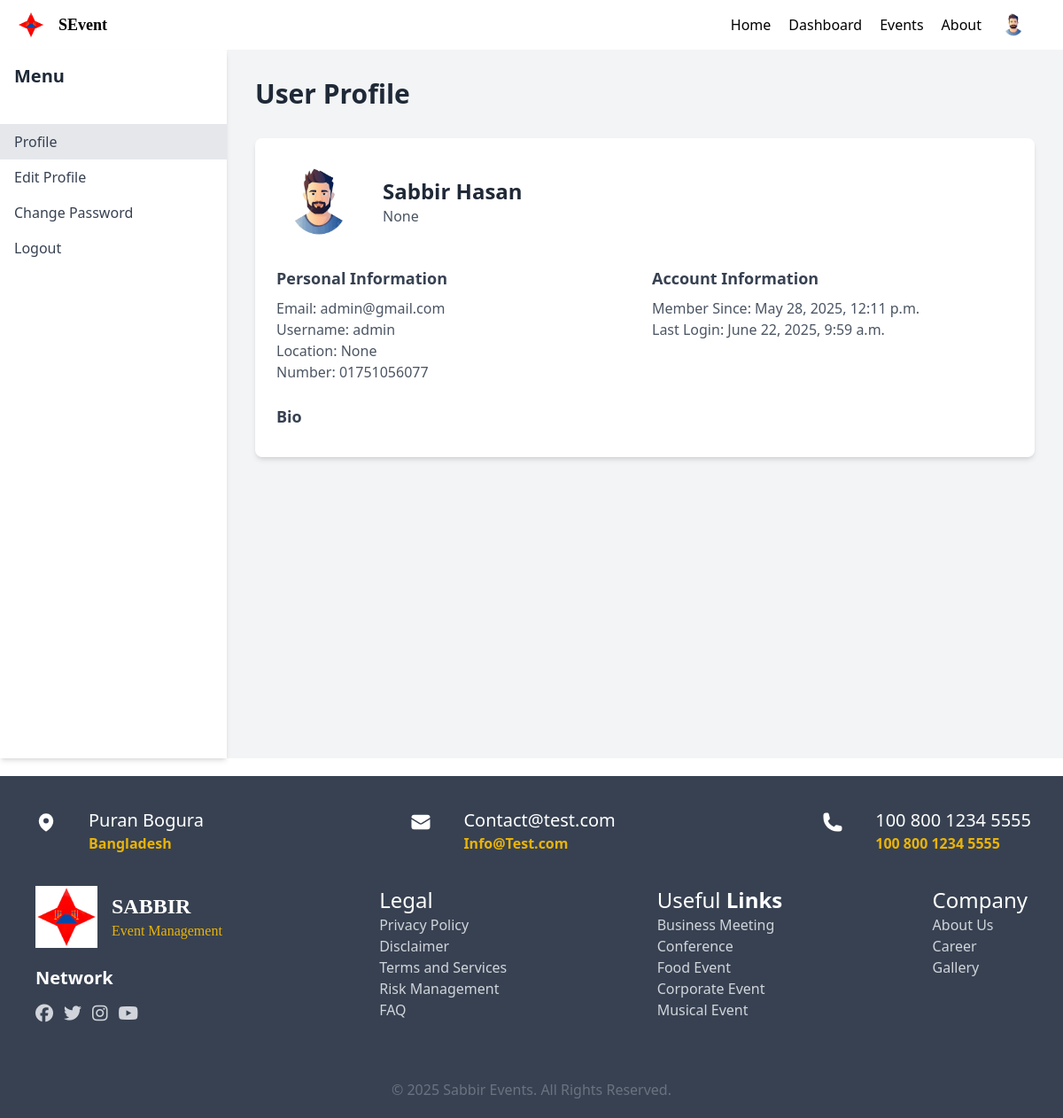
The app's page /users/profile/ (signed in) with its own data.
### users/models.py (models this page shows, shortened)
class CustomUser(AbstractUser):
    bio = models.TextField(blank=True)
    location = models.CharField(max_length=200, blank=True, null=True)
    profession = models.CharField(max_length=200, blank=True, null=True)
    profile_image = models.ImageField(
        upload_to="profile_images",
        default="default.png",
        blank=True
    )
    phone_number = models.CharField(
        max_length=11,
        validators=[
            RegexValidator(
                regex=r'^\+?1?\d{9,15}$',
                message="Phone number must be entered in the format: '+88'. Up to 11 digits allowed."
            )
        ]
    )

### users/views.py (the view)
# urls.py: path('profile/', ProfileView.as_view(), name='profile'),
class ProfileView(LoginRequiredMixin,TemplateView):
    template_name = "accounts/profile.html"
    login_url = "login"
    def get_context_data(self, **kwargs):
        context = super().get_context_data(**kwargs)
        user = self.request.user
        context['username'] = user.username
        context['email'] = user.email
        context['name'] = user.get_full_name()
        context['member_since'] = user.date_joined
        context['last_login'] = user.last_login
        context['bio'] = user.bio
        context['location'] = user.location
        context['profession'] = user.profession
        context['profile_image'] = user.profile_image
        context['phone_number'] = user.phone_number
        return context

### users/templates/accounts/profile.html (shortened to what this page needs)
{% extends "base.html" %}
{% block content %}
  <div class="bg-gray-100">
    <div class="flex min-h-screen">
      <aside class="w-64 bg-white shadow-md">
        <div class="p-4">
          <h2 class="text-xl font-semibold text-gray-800">Menu</h2>
        </div>
        <nav class="mt-6">
          <a
            href="#"
            class="block py-2 px-4 text-gray-700 bg-gray-200 hover:bg-gray-300"
            >Profile</a
          >
          <a href="{% url "edit_profile" %}" class="block py-2 px-4 text-gray-700 hover:bg-gray-200"
            >Edit Profile</a
          >
          <a href="{% url "change_password" %}" class="block py-2 px-4 text-gray-700 hover:bg-gray-200"
            >Change Password</a
          >
          <form action="{% url "logout" %}" method="POST" class="block py-2 px-4 text-gray-700 hover:bg-gray-200">
            <button>Logout</button>
          </form>
        </nav>
      </aside>
      <main class="flex-1 p-8">
        <h1 class="text-3xl font-bold text-gray-800 mb-8">User Profile</h1>
        <div class="bg-white shadow-md rounded-lg p-6">
          <div class="flex items-center mb-6">
            <div>
              {% if profile_image %}
              <img src=" {{profile_image.url}} " alt="Profile Picture" srcset=""
              class="w-24 h-24 rounded-full object-cover mr-6"
              >
              {% else %}
              <img
              src="https://png.pngtree.com/png-clipart/20231019/original/pngtree-user-profile-avatar-png-image_13369988.png"
              alt="User Avatar"
              class="w-24 h-24 rounded-full object-cover mr-6"
             />
              {% endif %}
            </div>
            <div>
              <h2 class="text-2xl font-semibold text-gray-800">{{name}}</h2>
              <p class="text-gray-600"> {{profession}} </p>
            </div>
          </div>
          <div class="grid grid-cols-1 md:grid-cols-2 gap-4">
            <div>
              <h3 class="text-lg font-semibold text-gray-700 mb-2">
                Personal Information
              </h3>
              <p class="text-gray-600">
                <span class="font-medium">Email:</span> {{email}}
              </p>
              <p class="text-gray-600">
                <span class="font-medium">Username:</span> {{username}}
              </p>
              <p class="text-gray-600">
                <span class="font-medium">Location:</span> {{location}}
              </p>
              <p class="text-gray-600">
                <span class="font-medium">Number:</span> {{phone_number}}
              </p>
            </div>
            <div>
              <h3 class="text-lg font-semibold text-gray-700 mb-2">
                Account Information
              </h3>
              <p class="text-gray-600">
                <span class="font-medium">Member Since:</span> {{member_since}}
              </p>
              <p class="text-gray-600">
                <span class="font-medium">Last Login:</span> {{last_login}}
              </p>
            </div>
          </div>
          <div class="mt-6">
            <h3 class="text-lg font-semibold text-gray-700 mb-2">Bio</h3>
          </div>
        </div>
      </main>
    </div>
  </div>
  {% endblock content %}

### records on screen
CustomUser: email "admin@gmail.com", username "admin", phone_number "01751056077", date_joined "May 28, 2025, 12:11 p.m.", last_login "June 22, 2025, 9:59 a.m."

### other values on screen
{{ name }} "Sabbir Hasan"
{{ profession }} "None"
{{ location }} "None"
